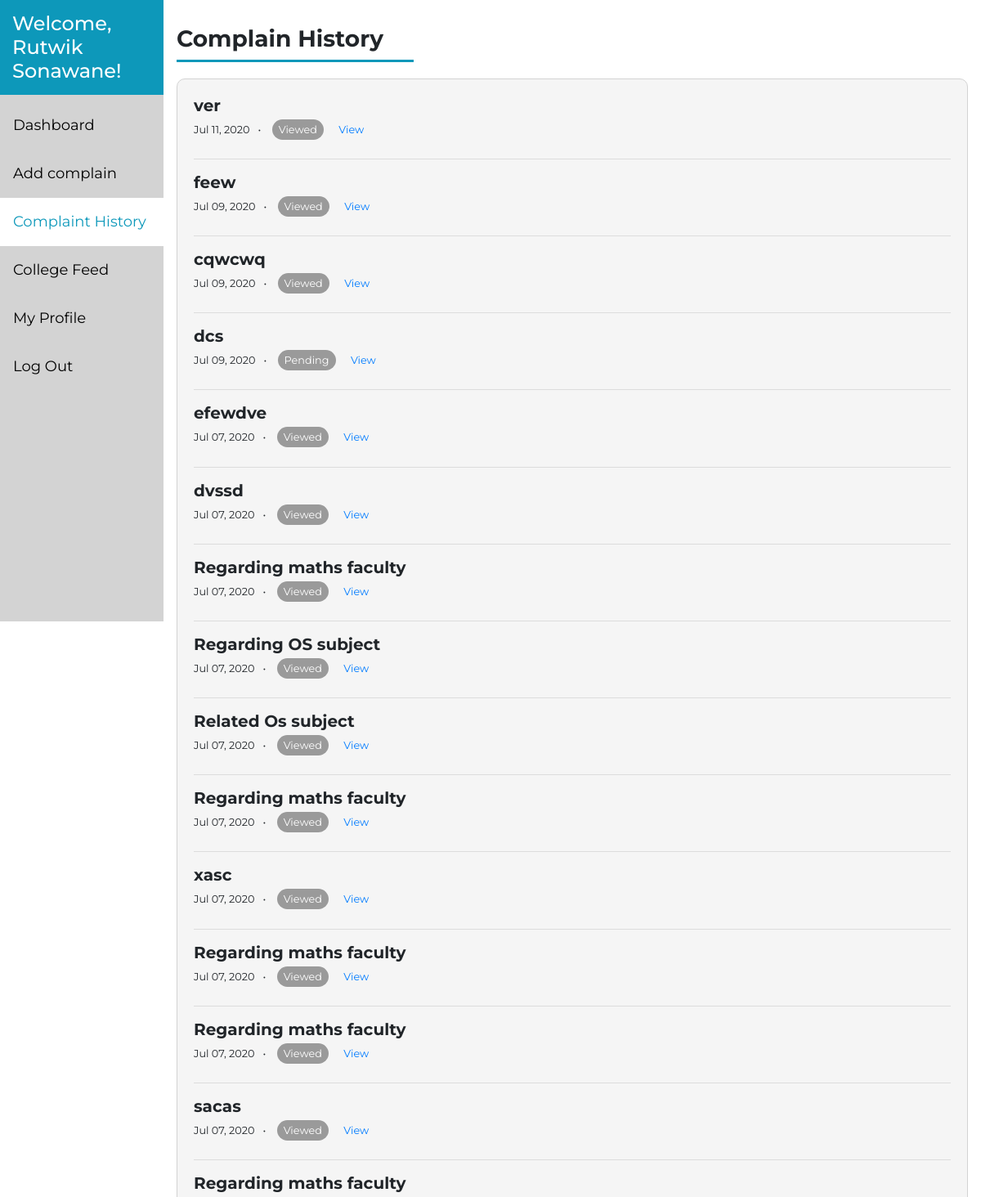
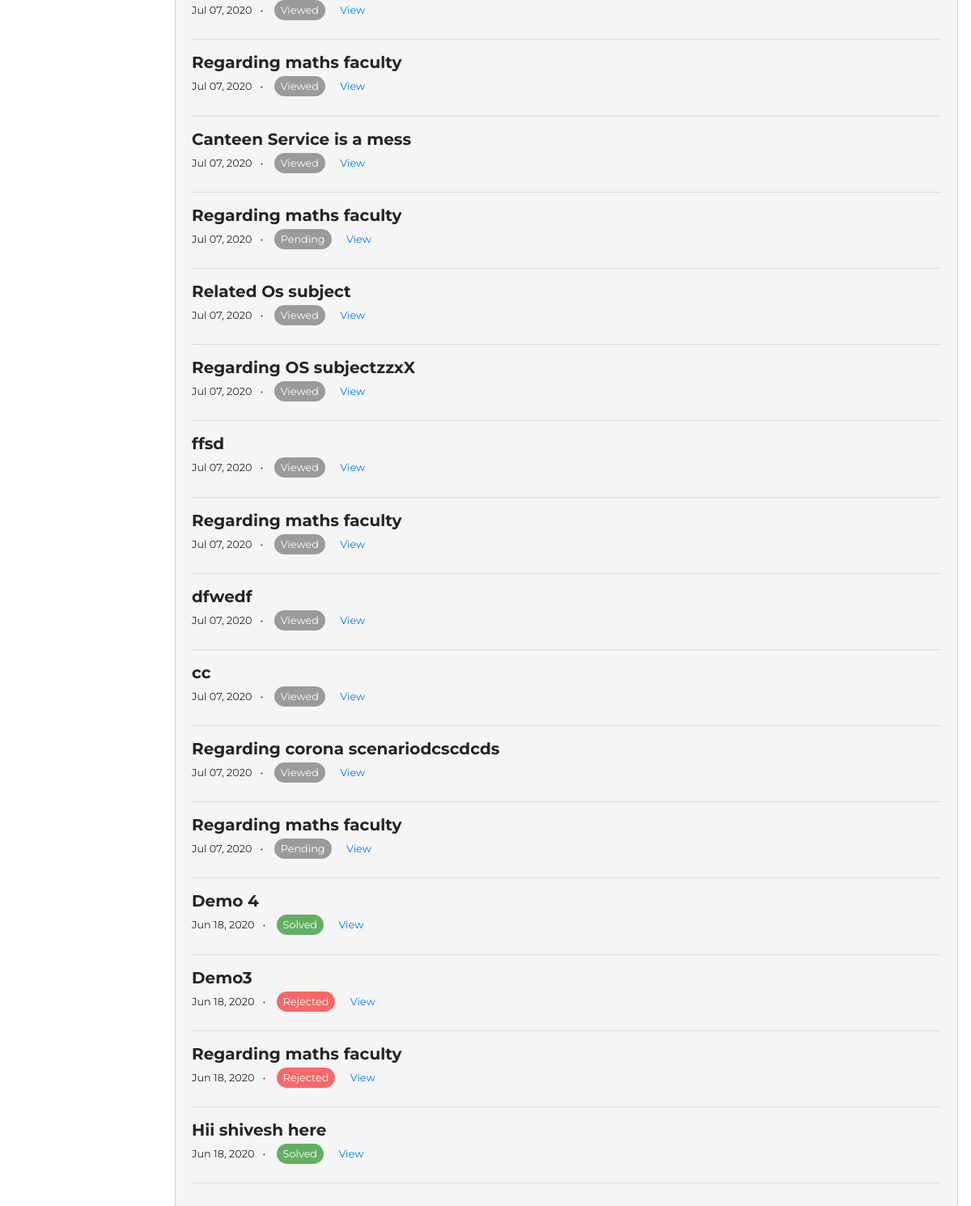
The app's page /student/studentdashboard/previousComplaints/ (signed in) with its own data (2 pictures, top to bottom).
### grievance/models.py (models this page shows, shortened)
class Complain(models.Model):
    college_choices=(
        ('DJ Sanghvi College of Engineering','DJ Sanghvi College of Engineering'),
        ('KJ Somaiya College of Engineering','KJ Somaiya College of Engineering'),
        ('Thadomal Sahani College of Engineering','Thadomal Sahani College of Engineering'),
        ('Thakur College of Engineering','Thakur College of Engineering'),
        ('Atharva College of Engineering','Atharva College of Engineering'),
        ('Sardar Patel College of Engineering','Sardar Patel College of Engineering'),
        ('VJTI College of Engineering','VJTI College of Engineering'),
    )
    branch_choices=(
        ('Computer','Computer'),
        ('IT','IT'),
        ('EXTC','EXTC'),
        ('ELEX','ELEX'),
        ('Chemical','Chemical'),
        ('Production','Production'),
        ('Bio Med','Bio Med')
    )
    status_choices = {
        ('Pending', 'Pending'),
        ('In Progress', 'In Progress'),
        ('Viewed', 'Viewed'),
        ('Solved', 'Solved'),
        ('Rejected', 'Rejected')
    }
    related_to_choices={
        ('Management', 'Management'),
        ('Faculty', 'Faculty'),
        ('Security', 'Security'),
        ('Library', 'Library'),
        ('Canteen', 'Canteen')
    }
    complain_heading=models.CharField(max_length=300,default='')
    complain_content=models.TextField()
    receiver=models.ForeignKey(Admin,on_delete=models.CASCADE, null = True)
    sender=models.ForeignKey(Student,on_delete=models.CASCADE, null = True)
    college=models.CharField(max_length=300,default='',choices=college_choices)
    branch=models.CharField(max_length=300,blank='true', null='true',choices=branch_choices)
    date_posted =models.DateTimeField(default=timezone.now, null = True)
    date_resolved = models.CharField(default='', max_length = 40, null = True)
    status = models.CharField(choices = status_choices, default='Pending', max_length = 20)
    response = models.TextField(default='')
    related_to = models.CharField(choices = related_to_choices, default='', max_length = 20, verbose_name = 'Complain Related to')
    transfer = models.BooleanField(default=False)
    likes=models.ManyToManyField(User,related_name='complain')
    class Meta:
        ordering=['-date_posted']

### grievance/decorators.py (the view)
    def wrapper_func(request, *args, **kwargs):
        profile = Student.objects.filter(user = request.user).count()
        if profile == 0:
            return redirect('studentProfile')
        else:
            return view_func(request, *args, **kwargs)

### grievance/views.py (called while the page is built)
@login_required(login_url='/login/student/')
@student_required
@studentprofile_required
def previousComplaints(request):
    student=Student.objects.get(user=request.user)
    complains=Complain.objects.filter(sender=student)
    context={
        'complains':complains,
        'scomplains_active':'active'
    }
    return render(request,'grievance/previousComplaints.html',context)

### grievance/templates/grievance/previousComplaints.html (shortened to what this page needs)
{% extends 'grievance/base.html' %}
{% load crispy_forms_tags %}
{% block content %}
{% include 'grievance/studentsidebar.html' %}
<div class="content" style="margin-bottom: 30px;">
  <div >
    <h3  style="font-weight: bold;;margin-top: 30px;" class="">Complain History</h2>
    <div style="border-bottom: 3px solid #0D98BA;width:30%;;margin-bottom: 20px;" class=""></div>
    {% if complains %}
  <div class="" style="padding: 20px;;border: 1px solid lightgray;background-color: whitesmoke;border-radius: 10px;">
    {% for p in complains %}
    <div style="padding-bottom: 10px;margin-bottom: 10px;">
      <h5 style="font-weight: bold;">{{p.complain_heading}}</h4>
      <small>
        <span style="margin-right: 10px;">{{p.date_posted|date:"M d, Y"}}</span>&bull;
        {% if p.status == 'Solved' %}
        <span style="color: white;;margin-left: 10px;padding-top:5px;padding-bottom:5px;padding-left:8px;padding-right:8px;border-radius: 15px;background-color:rgb(0, 128, 0,0.6) ;" >{{p.status}}</span>
        {% elif p.status == 'Rejected' %}
        <span style="color: white;;margin-left: 10px;padding-top:5px;padding-bottom:5px;padding-left:8px;padding-right:8px;border-radius: 15px;background-color:rgba(250, 10, 10, 0.6)  ;" >{{p.status}}</span>
        {% elif p.status == 'In Progress' %}
        <span style="color: white;;margin-left: 10px;padding-top:5px;padding-bottom:5px;padding-left:8px;padding-right:8px;border-radius: 15px;background-color:rgba(250, 186, 10, 0.6) ;" >{{p.status}}</span>
        {% else %}
        <span style="color: white;;margin-left: 10px;padding-top:5px;padding-bottom:5px;padding-left:8px;padding-right:8px;border-radius: 15px;background-color:rgba(94, 94, 94, 0.6);" >{{p.status}}</span>
        {% endif %}
        <span style="margin-left: 15px;"><a href="/studentComplainView/{{p.id}}/">View</a></span></small>
    </div><hr>
    {% endfor %}
  </div>
    {% else %}
    <div class="" style="padding-bottom: 10px;;">
      <p class='text-muted'>No Complains to display</p>
    </div>
  {% endif %}
</div>
</div>
{% endblock content %}

### grievance/templates/grievance/studentsidebar.html (shortened to what this page needs)
<div class="" style="">
  <div class="sidebar">
      <h4 >Welcome, {{user.first_name}} {{user.last_name}}!</h4>
      <a  href={% url 'studentdashboard' %} class='{{studentdashboard_active}}'>Dashboard</a>
      <a href={% url "addComplain" %} class='{{addcomplain_active}}'>Add complain</a>
      <a href={% url "previousComplaints" %} class='{{scomplains_active}}'>Complaint History</a>
      <a href={% url "collegefeed" %} class='{{collegefeed_active}}'>College Feed</a>
      <a href={% url "studentProfileView" %} class='{{sprofile_active}}'>My Profile</a>
      <a href='myModal69' data-toggle="modal" data-target="#myModal69">Log Out</a>
    </div>
</div>

### grievance/templates/grievance/base.html (style rules this page uses)
body { background-color: white; font-family: 'Montserrat', sans-serif; height: 100%; }
html { font-size: 1rem; }

### grievance/templates/grievance/studentsidebar.html (style rules this page uses)
.sidebar { margin: 0; padding: 0; width: 200px; background-color:lightgray; position: fixed; height: 760px; overflow: auto; }
.sidebar a { display: block; color: black; padding: 16px; text-decoration: none; font-size: 18px; }
.sidebar h4 { display: block; color: white; padding: 15px; background-color: #0D98BA; }
.sidebar a.active { background-color: white; color: #0D98BA; }
div.content { margin-left: 200px; padding: 1px 16px; }

### records on screen
Complain: complain_heading "ver", date_posted "Jul 11, 2020", status "Viewed"
Complain: complain_heading "feew", date_posted "Jul 09, 2020", status "Viewed"
Complain: complain_heading "cqwcwq", date_posted "Jul 09, 2020", status "Viewed"
Complain: complain_heading "dcs", date_posted "Jul 09, 2020", status "Pending"
Complain: complain_heading "efewdve", date_posted "Jul 07, 2020", status "Viewed"
Complain: complain_heading "dvssd", date_posted "Jul 07, 2020", status "Viewed"
Complain: complain_heading "Regarding maths faculty", date_posted "Jul 07, 2020", status "Viewed"
Complain: complain_heading "Regarding OS subject", date_posted "Jul 07, 2020", status "Viewed"
Complain: complain_heading "Related Os subject", date_posted "Jul 07, 2020", status "Viewed"
Complain: complain_heading "Regarding maths faculty", date_posted "Jul 07, 2020", status "Viewed"
Complain: complain_heading "xasc", date_posted "Jul 07, 2020", status "Viewed"
Complain: complain_heading "Regarding maths faculty", date_posted "Jul 07, 2020", status "Viewed"
Complain: complain_heading "Regarding maths faculty", date_posted "Jul 07, 2020", status "Viewed"
Complain: complain_heading "sacas", date_posted "Jul 07, 2020", status "Viewed"
Complain: complain_heading "Regarding maths faculty", date_posted "Jul 07, 2020", status "Viewed"
Complain: complain_heading "Regarding maths faculty", date_posted "Jul 07, 2020", status "Viewed"
Complain: complain_heading "Canteen Service is a mess", date_posted "Jul 07, 2020", status "Viewed"
Complain: complain_heading "Regarding maths faculty", date_posted "Jul 07, 2020", status "Pending"
Complain: complain_heading "Related Os subject", date_posted "Jul 07, 2020", status "Viewed"
Complain: complain_heading "Regarding OS subjectzzxX", date_posted "Jul 07, 2020", status "Viewed"
Complain: complain_heading "ffsd", date_posted "Jul 07, 2020", status "Viewed"
Complain: complain_heading "Regarding maths faculty", date_posted "Jul 07, 2020", status "Viewed"
Complain: complain_heading "dfwedf", date_posted "Jul 07, 2020", status "Viewed"
Complain: complain_heading "cc", date_posted "Jul 07, 2020", status "Viewed"
Complain: complain_heading "Regarding corona scenariodcscdcds", date_posted "Jul 07, 2020", status "Viewed"
Complain: complain_heading "Regarding maths faculty", date_posted "Jul 07, 2020", status "Pending"
Complain: complain_heading "Demo 4", date_posted "Jun 18, 2020", status "Solved"
Complain: complain_heading "Demo3", date_posted "Jun 18, 2020", status "Rejected"
Complain: complain_heading "Regarding maths faculty", date_posted "Jun 18, 2020", status "Rejected"
Complain: complain_heading "Hii shivesh here", date_posted "Jun 18, 2020", status "Solved"

### other values on screen
{{ user.first_name }} "Rutwik"
{{ user.last_name }} "Sonawane"
